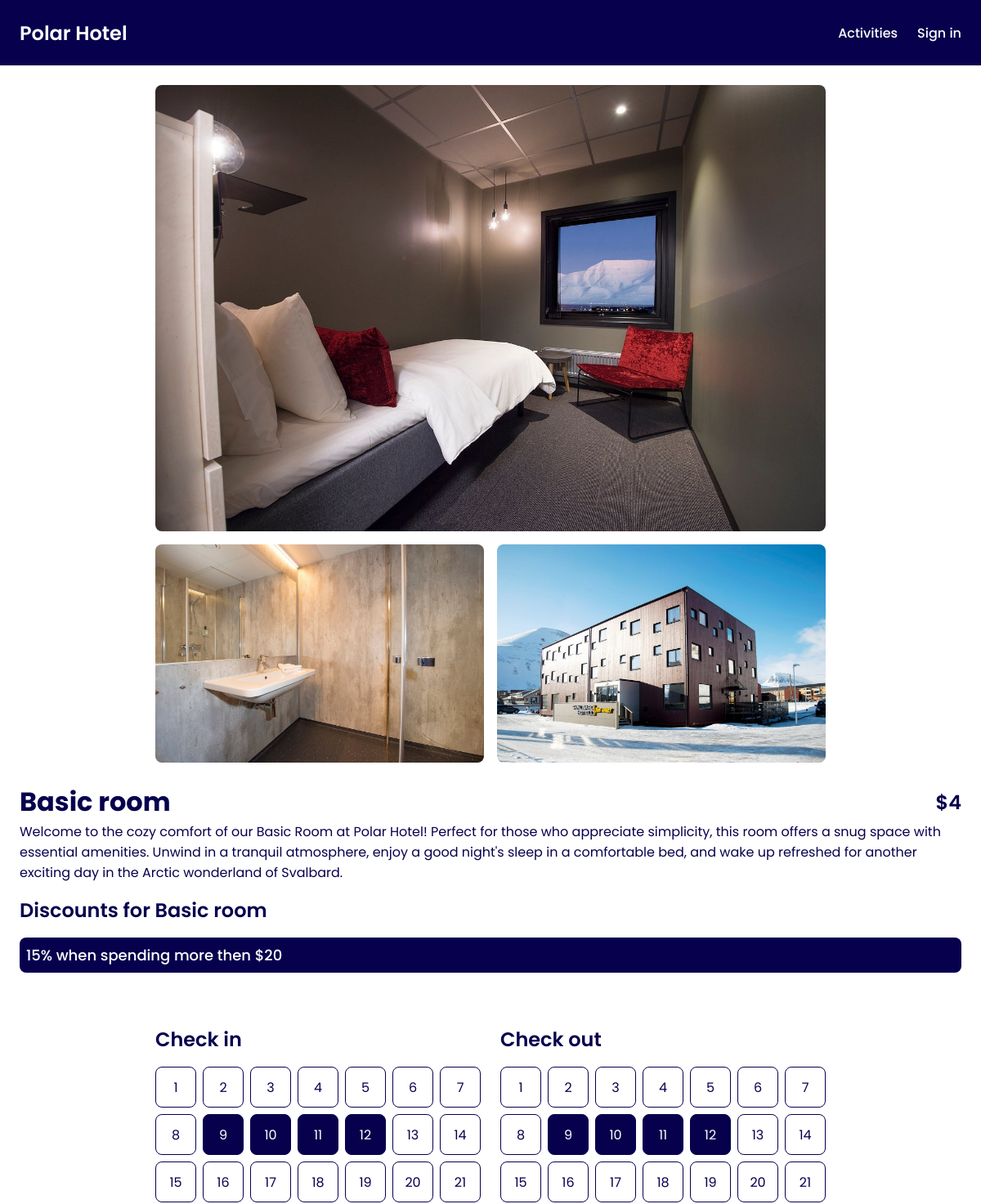
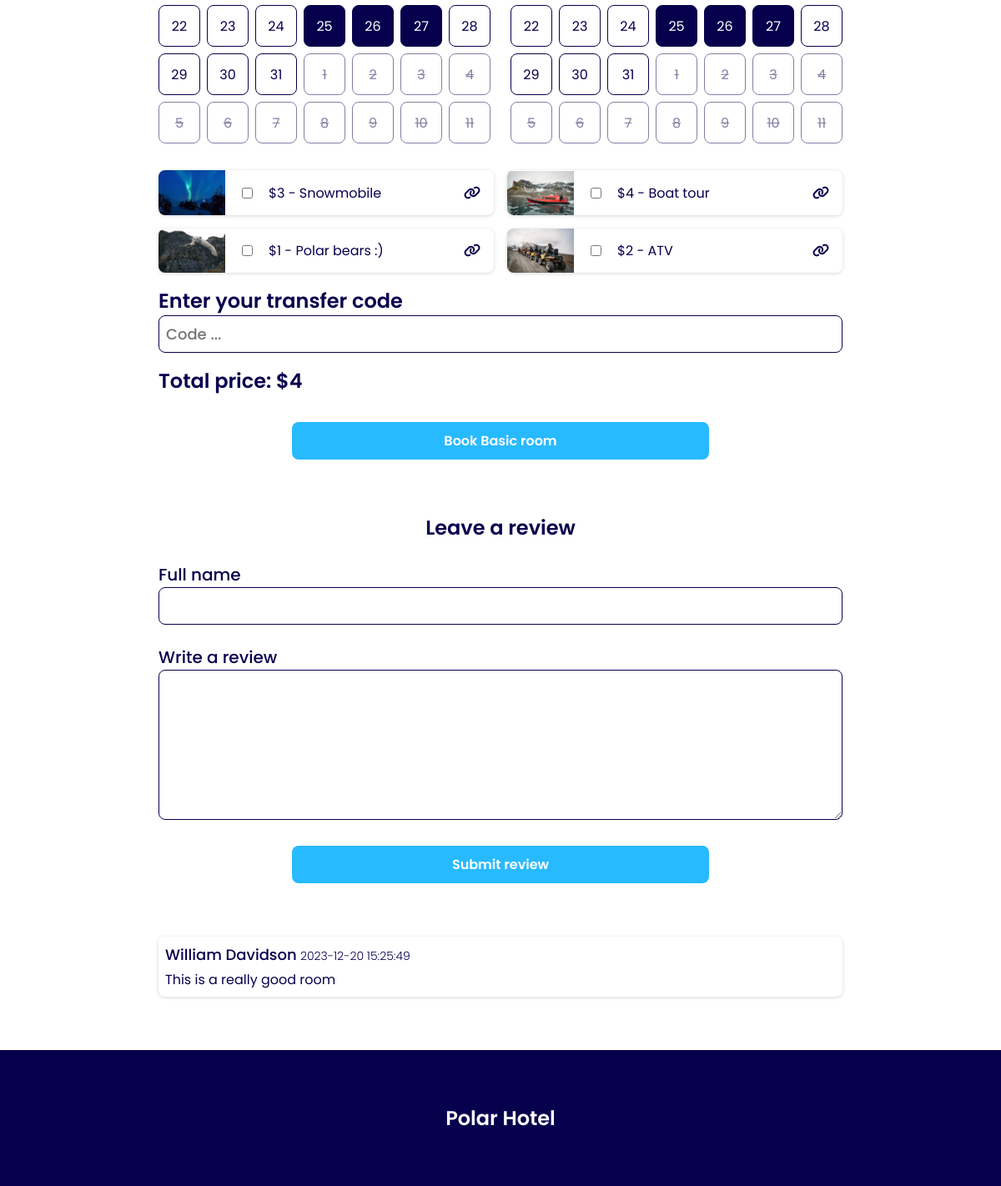
Page /room.php?room=179fc61e-2d64-4ad9-af2b-0e2135737e06 on the committed database (2 pictures, top to bottom).
### tables this page shows
CREATE TABLE booked_rooms (
	id INTEGER PRIMARY KEY,
	check_in DATE,
	check_out DATE,
	total_cost INTEGER,
	room_id VARCHAR,
	FOREIGN KEY (room_id) REFERENCES rooms(id) ON DELETE CASCADE
);

CREATE TABLE activities (
	id VARCHAR PRIMARY KEY,
	name VARCHAR,
	price INTEGER,
	description VARCHAR,
	image VARCHAR
);

CREATE TABLE room_reviews (
	id INTEGER PRIMARY KEY,
	room_id VARCHAR,
	name VARCHAR,
	review VARCHAR,
	created_date DATETIME DEFAULT CURRENT_TIMESTAMP,
	FOREIGN KEY (room_id) REFERENCES rooms (id) ON DELETE CASCADE
);

### app/getRooms.php (called while the page is built, shortened)
<?php
require_once __DIR__ . "/../vendor/autoload.php";
$stars = intval($_ENV["STARS"]);
$getRooms = $db->query("SELECT rooms.id, rooms.name, rooms.price, rooms.description, image_room.image FROM rooms
INNER JOIN image_room ON image_room.room_id = rooms.id");
$getRooms->execute();
$rooms = $getRooms->fetchAll(PDO::FETCH_ASSOC);
$mappedRooms = [];
foreach ($rooms as $room) {
    $id = $room["id"];
    $price = intval($room["price"]);
    $price = $price + $stars;
    if (!isset($mappedRooms[$id])) {
        $mappedRooms[$id] = [
            "id" => $id,
            "name" => $room["name"],
            "price" => $price,
            "description" => $room["description"],
            "images" => [],
        ];
    }
    $mappedRooms[$id]["images"][] = $room["image"];
}
$rooms = array_values($mappedRooms);

### app/hotelFunctions.php (called while the page is built, shortened)
<?php
function monthArrayDate(int $timeStamp): array
{
    return [
        "date" => date("Y-m-d", $timeStamp),
        "dayOfWeek" => intval(date("N", $timeStamp)),
        "dayDate" => intval(date("d", $timeStamp)),
        "month" => intval(date("m", $timeStamp)),
    ];
}
function getMonth(int $monthIndex, int $year): array
{
    $monthLength = cal_days_in_month(CAL_GREGORIAN, $monthIndex, $year);
    $month = [];
    $firstDay = date("N", mktime(0, 0, 0, $monthIndex, 1, $year));
    $daysBefore = $firstDay - 1;
    $daysAfter = 42 - $monthLength - $daysBefore;
    for ($idx = 0; $idx < $monthLength; $idx++) {
        $timeStamp = mktime(0, 0, 0, $monthIndex, $idx + 1, $year);
        $month[] = monthArrayDate($timeStamp);
    }
    if ($daysAfter > 0) {
        for ($idx = 1; $idx <= $daysAfter; $idx++) {
            $timeStamp = mktime(0, 0, 0, $monthIndex, $monthLength + $idx, $year);
            $month[] = monthArrayDate($timeStamp);
        }
    }
    return $month;
}
function filterForId(array $arrays, string $arrayId): array
{
    $filteredArray = array_filter($arrays, function ($array) use ($arrayId) {
        return $array["id"] === $arrayId;
    });
    $filteredArray = reset($filteredArray);
    return !$filteredArray ? [] : $filteredArray;
}
function isDateBooked(int $date, array $bookedCheckIn, array $bookedCheckOut): bool
{
    foreach ($bookedCheckIn as $index => $checkIn) {
        $checkOut = $bookedCheckOut[$index];
        if ($date >= strtotime($checkIn) && $date <= strtotime($checkOut)) {
            return true;
        }
    }
    return false;
}

### app/getOffers.php (called while the page is built, shortened)
<?php
require_once __DIR__ . "/autoload.php";
$getOffers = $db->query("SELECT offers.*, offer_room.room_id FROM offers INNER JOIN offer_room ON offer_room.offer_id = offers.id;");
$offers = $getOffers->fetchAll(PDO::FETCH_ASSOC);
$mappedOffers = [];
foreach ($offers as $offer) {
    $id = $offer["id"];
    if (!isset($mappedOffers[$id])) {
        $mappedOffers[$id] = [
            "id" => $id,
            "name" => $offer["name"],
            "discount" => intval($offer["discount"]),
            "requirement" => $offer["requirement"],
            "requirement_amount" => $offer["requirement_amount"],
            "rooms" => [],
        ];
    }
    $mappedOffers[$id]["rooms"][] = $offer["room_id"];
}
$offers = array_values($mappedOffers);

### app/getBookedRooms.php (called while the page is built, shortened)
<?php
require_once __DIR__ . "/autoload.php";
if (isset($room["id"])) {
    $getBookedRooms = $db->prepare("SELECT * FROM booked_rooms WHERE room_id = :room_id");
    $getBookedRooms->bindParam(":room_id", $room["id"], PDO::PARAM_STR);
    $getBookedRooms->execute();
    $bookedRooms = $getBookedRooms->fetchAll(PDO::FETCH_ASSOC);
}

### app/getActivities.php (called while the page is built, shortened)
<?php
require_once __DIR__ . "/autoload.php";
$selectActivities = $db->query("SELECT * FROM activities");
$selectActivities->execute();
$activities = $selectActivities->fetchAll(PDO::FETCH_ASSOC);

### app/getReviews.php (called while the page is built, shortened)
<?php
require_once __DIR__ . "/autoload.php";
if (isset($roomId)) {
    $getReviews = $db->prepare("SELECT name, review, created_date FROM room_reviews WHERE room_id = :room_id ORDER BY created_date DESC");
    $getReviews->bindParam(":room_id", $roomId, PDO::PARAM_STR);
    $getReviews->execute();
    $reviews = $getReviews->fetchAll(PDO::FETCH_ASSOC);
}

### room.php (the view, shortened to what this page needs)
<?php
require_once __DIR__ . "/views/header.php";
require_once __DIR__ . "/views/navigation.php";
require __DIR__ . "/app/getRooms.php";
require __DIR__ . "/app/getActivities.php";
require __DIR__ . "/app/getOffers.php";
$roomId = $_GET["room"];
$room = filterForId($rooms, $roomId);
require __DIR__ . "/app/getBookedRooms.php";
require __DIR__ . "/app/getReviews.php";
$bookedCheckIn = array_column($bookedRooms, "check_in");
$bookedCheckOut = array_column($bookedRooms, "check_out");
$roomOffers = array_filter($offers, function ($offer) use ($room) {
    return in_array($room["id"], $offer["rooms"]);
});
?>
<main class="room-main max-w-section">
    <div class="room-content-order">
        <div class="column room-info-container space-between">
            <div>
                <div class="space-between name-price-title">
                    <h1><?= $room["name"]; ?></h1>
                    <h3><?= "$" . $room["price"]; ?></h3>
                </div>
                <div><?= nl2br($room["description"]); ?></div>
            </div>
            <?php if (count($roomOffers) > 0) : ?>
                <div class="room-discount-container">
                    <h3 class="room-discount-title">Discounts for <?= $room["name"]; ?></h3>
                    <?php foreach ($roomOffers as $roomOffer) : ?>
                        <div class="room-discount-card"><?= $roomOffer["name"]; ?></div>
                    <?php endforeach; ?>
                </div>
            <?php endif; ?>
        </div>
        <div class="room-gallery-grid">
            <?php foreach ($room["images"] as $image) : ?>
                <img src=<?= "./assets/images/" . $image; ?> alt="hotel room">
            <?php endforeach; ?>
        </div>
    </div>
    <form method="post" class="book-room-form" action="app/bookRoom.php">
        <div class="check-in-out-calenders">
            <div>
                <h3>Check in</h3>
                <?php
                $calendarIdentifier = "check_in";
                require __DIR__ . "/views/calendar.php"; ?>
            </div>
            <div>
                <h3>Check out</h3>
                <?php
                $calendarIdentifier = "check_out";
                require __DIR__ . "/views/calendar.php"; ?>
            </div>
        </div>
        <div class="room-activities">
            <?php foreach ($activities as $activity) : ?>
                <div class="room-activities-card">
                    <img src="<?= "assets/images/" . $activity["image"] ?>" alt="activity">
                    <input data-price="<?= $activity["price"]; ?>" class="activity-check" type="checkbox" name="activities[]" value="<?= $activity["id"] ?>">
                    <div><?= "$" . $activity["price"] . " - " . $activity["name"] ?></div>
                    <a href="activities.php" class="text-dark-blue flex-grow">
                        <i class="fa-solid fa-link"></i>
                    </a>
                </div>
            <?php endforeach; ?>
        </div>
        <div>
            <label for="transfer-code">
                <h3>Enter your transfer code</h3>
            </label>
            <input autocomplete="off" placeholder="Code ..." class="transfer-code-input" type="text" name="transfer-code" id="transfer-code" required>
        </div>
        <div class="space-between">
            <h3>Total price: <span id="total-price"><?= "$" . $room["price"] ?></span></h3>
        </div>
        <button type="submit" class="submit-btn-blue cart-btn">Book <?= $room["name"]; ?></i></button>
    </form>
    <div class="reviews-container">
        <h3 class="review-title">Leave a review</h3>
        <form class="column review-form" action="app/insertReview.php">
            <div>
                <label class="create-room-label" for="name">Full name</label>
                <input required min="2" class="transfer-code-input" type="text" name="name" id="name">
            </div>
            <div>
                <label class="create-room-label" for="review">Write a review</label>
                <textarea required class="transfer-code-input" name="review" id="review" maxlength="1000" rows="6"></textarea>
            </div>
            <button class="submit-btn-blue cart-btn" type="submit">Submit review</button>
        </form>
        <div class="column reviews">
            <?php foreach ($reviews as $review) : ?>
                <div class="review">
                    <div>
                        <span class="review-name"><?= $review["name"]; ?></span>
                        <span class="review-date"><?= $review["created_date"]; ?></span>
                    </div>
                    <p><?= nl2br($review["review"]) ?></p>
                </div>
            <?php endforeach; ?>
        </div>
    </div>
</main>
<?php require_once __DIR__ . "/views/footer.php"; ?>

### views/header.php (shortened to what this page needs)
<!DOCTYPE html>
<html lang="en">
<head>
    <link rel="stylesheet" href="https://cdnjs.cloudflare.com/ajax/libs/font-awesome/6.5.1/css/all.min.css" />
    <link rel="stylesheet" href="assets/style/style.css">
    <link rel="stylesheet" href="assets/style/mediaQuery.css">
</head>
<body>

### views/navigation.php (shortened to what this page needs)
<header>
    <a href="index.php" class="nav-logo">Polar Hotel</a>
    <nav class="desktop-nav">
        <a href="activities.php">Activities</a>
        <a href=<?= isset($_SESSION["admin"]) ? "app/logout.php" : "login.php" ?>><?= isset($_SESSION["admin"]) ? "Sign out" : "Sign in" ?></a>
    </nav>
</header>

### views/calendar.php (shortened to what this page needs)
<?php
$selectedMonth = intval(date("m", mktime(0, 0, 0, 1, 1, 2024)));
$selectedYear = 2024;
$month = getMonth($selectedMonth, $selectedYear);
$identifier = $calendarIdentifier ?? '';
?>
<div class="calendar-grid">
    <?php foreach ($month as $date) :
        $dateIsBooked = isDateBooked(strtotime($date["date"]), $bookedCheckIn, $bookedCheckOut);
    ?>
        <div id="<?= ($selectedMonth === $date["month"] && !$dateIsBooked) ? 'btn_' . $identifier : '' ?>" class="calendar-cell
        <?= $selectedMonth !== $date["month"] ? 'offset-month' : (!$dateIsBooked ? 'current-month contain-radio' : ""); ?>
        <?= $dateIsBooked ? "date-is-booked" : ""; ?>" title="<?= $dateIsBooked ? $date["date"] . " is already booked" : "Please select a date"; ?>">
            <?= $date["dayDate"] ?>
        </div>
    <?php endforeach; ?>
</div>

### views/footer.php (shortened to what this page needs)
<footer>
    <div class="nav-logo center">Polar Hotel</div>
</footer>
</body>
</html>

### assets/style/style.css (style rules this page uses)
:root { --dark-blue: #07004d; --blue: #28bafe; --light-blue: #e3f5fd; --white: #fff; --rounded-md: 16px; --rounded-sm: 8px; }
* { box-sizing: border-box; font-family: "Poppins", sans-serif; }
body { min-height: 100vh; background: var(--white); color: var(--dark-blue); margin: 0; padding: 0; }
footer { background: var(--dark-blue); color: var(--white); padding: 64px 24px; }
h1, h2, h3, p { margin: 0; }
h3 { font-size: 24px; font-weight: 600; }
button, input[type="checkbox"] { border: none; cursor: pointer; }
a { color: var(--white); text-decoration: none; font-weight: 500; font-size: 1rem; }
textarea { resize: vertical; }
.center { display: flex; justify-content: center; align-items: center; }
.column { display: flex; flex-direction: column; }
.text-dark-blue { color: var(--dark-blue); }
header { display: flex; justify-content: space-between; align-items: center; padding: 16px 24px; width: 100%; height: 80px; background: var(--dark-blue); color: var(--white); position: fixed; top: 0; left: 0; z-index: 50; overflow-x: hidden; }
.nav-logo { user-select: none; font-size: 24px; font-weight: 600; }
.desktop-nav { display: flex; gap: 24px; }
.submit-btn-blue { background: var(--blue); color: var(--white); padding: 10px 0; font-size: 1rem; font-weight: 600; border-radius: var(--rounded-sm); transition: all 0.3s; text-align: center; }
.space-between { display: flex; justify-content: space-between; width: 100%; }
.date-is-booked { background: var(--dark-blue); color: var(--white); cursor: default; }
.reviews-container { max-width: 820px; width: 100%; margin: 0 auto; margin-bottom: 64px; }
.reviews { gap: 16px; }
.review-form { gap: 24px; }
.review-title { text-align: center; margin-bottom: 24px; }
.reviews { margin-top: 64px; }
.review-name { font-size: 18px; font-weight: 500; }
.review-date { font-size: 14px; font-weight: 300; }
.review { display: flex; flex-direction: column; gap: 4px; padding: 8px; border-radius: var(--rounded-sm); box-shadow: rgba(0, 0, 0, 0.16) 0px 1px 4px; }
.max-w-section { max-width: 1440px; width: 100%; margin: 0 auto; }
.create-room-label { font-size: 20px; font-weight: 500; margin-bottom: 8px; }
.room-main { min-height: 100vh; padding: 104px 24px 0 24px; }
.room-gallery-grid { display: grid; grid-template-columns: repeat(2, 1fr); gap: 16px; max-width: 820px; }
.room-gallery-grid img { width: 100%; border-radius: var(--rounded-sm); }
.room-gallery-grid img:nth-child(1) { grid-column: span 2; }
.room-content-order { display: flex; gap: 24px; }
.name-price-title { align-items: center; }
.room-info-container { width: 100%; }
.book-room-form { margin: 64px auto; display: flex; flex-direction: column; gap: 16px; width: 100%; max-width: 820px; }
.calendar-grid { display: grid; grid-template-columns: repeat(7, minmax(40px, 50px)); grid-template-rows: repeat(6, minmax(40px, 50px)); place-content: center; gap: 8px; padding: 16px 0; }
.calendar-cell { padding: 8px; border: 1px solid var(--dark-blue); border-radius: var(--rounded-sm); display: flex; justify-content: center; align-items: center; user-select: none; }
.offset-month { opacity: 0.5; text-decoration: line-through; }
.current-month { cursor: pointer; transition: background 0.2s ease-out, color 0.2s ease-out; }
.contain-radio { position: relative; }
.check-in-out-calenders { display: flex; flex-direction: column; align-items: center; justify-content: center; gap: 24px; }
.room-activities { display: grid; grid-template-columns: repeat(auto-fill, minmax(350px, 1fr)); gap: 16px; }
.room-activities-card { display: flex; align-items: center; gap: 16px; padding-right: 16px; width: 100%; overflow: hidden; border-radius: var(--rounded-sm); box-shadow: rgba(0, 0, 0, 0.16) 0px 1px 4px; }
.room-activities-card img { width: 80px; object-fit: cover; object-position: center; }
.flex-grow { flex-grow: 1; text-align: end; }
.transfer-code-input { width: 100%; border: 1px solid var(--dark-blue); border-radius: var(--rounded-sm); padding: 8px; font-size: 18px; font-weight: 500; }
.room-discount-container { display: flex; flex-direction: column; gap: 16px; margin-top: 16px; }
.room-discount-card { padding: 8px; font-size: 18px; font-weight: 500; border-radius: var(--rounded-sm); background: var(--dark-blue); color: var(--white); }
.cart-btn { max-width: 500px; width: 100%; margin: 0 auto; }

### rows in the picture
booked_rooms: dayDate "9", dayDate "12"
booked_rooms: total_cost "25"
activities: image (picture), price "3", name "Snowmobile"
activities: image (picture), price "4", name "Boat tour"
activities: image (picture), price "1", name "Polar bears :)"
activities: image (picture), price "2", name "ATV"
room_reviews: name "William Davidson", created_date "2023-12-20 15:25:49", review "This is a really good room"

### other values in the picture
$room["name"] "Basic room"
$room["price"] "4"
$roomOffer["name"] "15% when spending more then $20"
$date["dayDate"] "1"
$date["dayDate"] "2"
$date["dayDate"] "3"
$date["dayDate"] "4"
$date["dayDate"] "5"
$date["dayDate"] "6"
$date["dayDate"] "7"
$date["dayDate"] "8"
$date["dayDate"] "10"
$date["dayDate"] "11"
$date["dayDate"] "13"
$date["dayDate"] "14"
